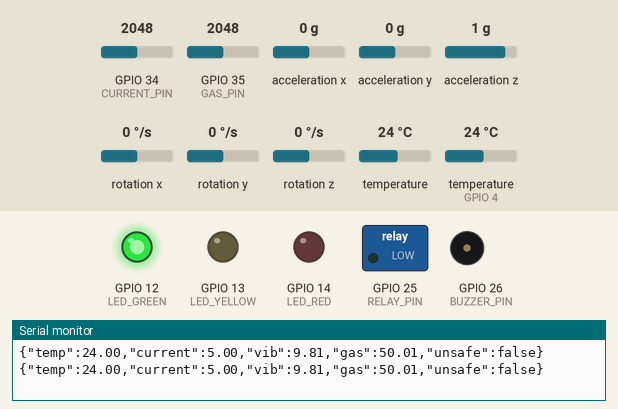
This sketch was run on a simulated ESP32. On the bench: switched loads named in the sketch (green lamp = pin HIGH), output pins drawn as LEDs (lit = HIGH), buzzer (waves = sounding, pin HIGH), the last lines printed to the serial monitor. The test bench sets the inputs (shaded band); at power-on: GPIO 35 (GAS_PIN) = 2048, GPIO 34 (CURRENT_PIN) = 2048, acceleration x 0 g, acceleration y 0 g, acceleration z 1 g, rotation x 0 °/s, rotation y 0 °/s, rotation z 0 °/s, temperature 24 °C, temperature (sensor on GPIO 4) 24 °C.

Above: at 3.3 s.
3.4 s: GPIO 35 (GAS_PIN) set to 2425
5.8 s: GPIO 35 (GAS_PIN) set to 2510
At 7.2 s:
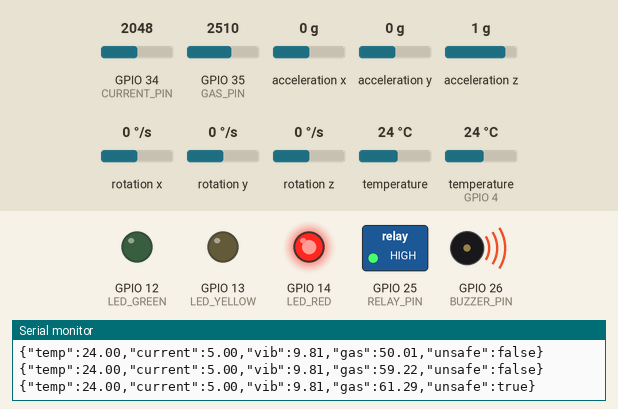
8.2 s: GPIO 35 (GAS_PIN) set to 1228
At 9.9 s:
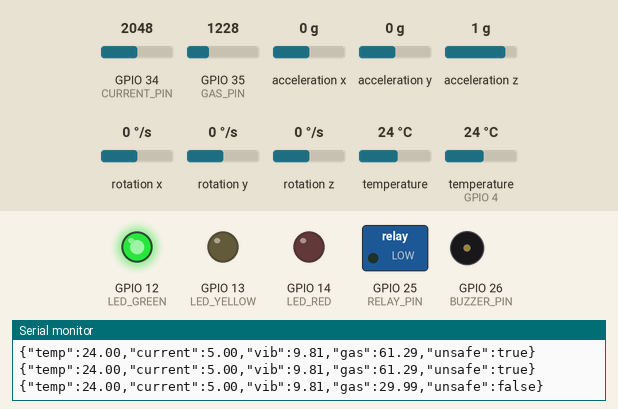
11.1 s: GPIO 35 (GAS_PIN) set to 2866
At 12.5 s:
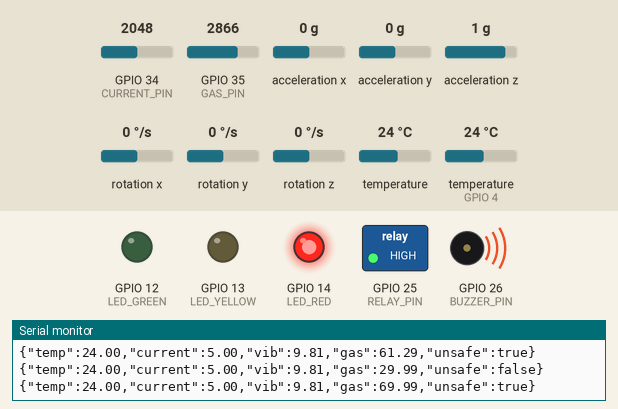
Timing chart, 0 to 14.1 s (numbered marks = the images above; inputs shaded):
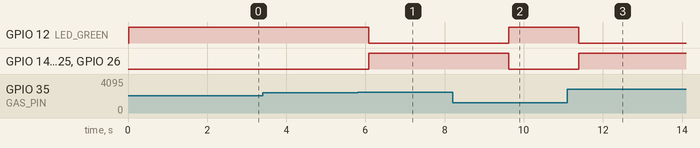

Measured:
- the behaviour switches between 2457 and 2458 on GPIO 35 (GAS_PIN) (found by bisection; images 0 and 1)
- after the input at 5.8 s, GPIO 12 (LED_GREEN): HIGH → LOW after 0.28 s; GPIO 14 (LED_RED), GPIO 25 (RELAY_PIN), GPIO 26 (BUZZER_PIN): LOW → HIGH after 0.28 s
- after the input at 8.2 s, GPIO 12 (LED_GREEN): LOW → HIGH after 1.4 s; GPIO 14 (LED_RED), GPIO 25 (RELAY_PIN), GPIO 26 (BUZZER_PIN): HIGH → LOW after 1.4 s
- after the input at 11.1 s, GPIO 12 (LED_GREEN): HIGH → LOW after 0.28 s; GPIO 14 (LED_RED), GPIO 25 (RELAY_PIN), GPIO 26 (BUZZER_PIN): LOW → HIGH after 0.28 s

The sketch:

Code_A_-_gridguard_edge.ino
```cpp
#include <OneWire.h>
#include <DallasTemperature.h>
#include <Adafruit_MPU6050.h>
#include <Adafruit_Sensor.h>
#include <Wire.h>

#define ONE_WIRE_BUS 4
#define CURRENT_PIN 34
#define GAS_PIN 35
#define RELAY_PIN 25
#define BUZZER_PIN 26
#define LED_GREEN 12
#define LED_YELLOW 13
#define LED_RED 14

OneWire oneWire(ONE_WIRE_BUS);
DallasTemperature tempSensor(&oneWire);
Adafruit_MPU6050 mpu;

bool simulatedFault = false;

void setup() {
  Serial.begin(115200);
  tempSensor.begin();
  Wire.begin();
  mpu.begin();

  pinMode(RELAY_PIN, OUTPUT);
  pinMode(BUZZER_PIN, OUTPUT);
  pinMode(LED_GREEN, OUTPUT);
  pinMode(LED_YELLOW, OUTPUT);
  pinMode(LED_RED, OUTPUT);

  digitalWrite(RELAY_PIN, LOW); // Relay NC closed (normal state)
  digitalWrite(LED_GREEN, HIGH);
}

void loop() {
  // Listen for simulation commands over USB
  if (Serial.available()) {
    String cmd = Serial.readStringUntil('\n');
    cmd.trim();
    if (cmd == "SIMULATE_FAULT") simulatedFault = true;
    if (cmd == "RESET") simulatedFault = false;
  }

  // Read sensors
  tempSensor.requestTemperatures();
  float temp = tempSensor.getTempCByIndex(0);

  int rawCurrent = analogRead(CURRENT_PIN);
  float current = (rawCurrent / 4095.0) * 10.0; // Scaled safe current reading

  int rawGas = analogRead(GAS_PIN);
  float gas = (rawGas / 4095.0) * 100.0; // Scaled gas/anomaly proxy percentage

  sensors_event_t a, g, mpuTemp;
  mpu.getEvent(&a, &g, &mpuTemp);
  float vib = sqrt(a.acceleration.x * a.acceleration.x +
                   a.acceleration.y * a.acceleration.y +
                   a.acceleration.z * a.acceleration.z);

  // Override readings if software fault inject is active
  if (simulatedFault) {
    temp = 82.5; current = 14.2; gas = 75.0; vib = 28.0;
  }

  // Independent Local Hardware Safety Path
  bool unsafe = (temp > 70.0 || current > 10.0 || gas > 60.0 || vib > 22.0);

  if (unsafe) {
    digitalWrite(RELAY_PIN, HIGH);  // Open relay to break load circuit
    digitalWrite(BUZZER_PIN, HIGH); // Sound local alarm
    digitalWrite(LED_RED, HIGH);
    digitalWrite(LED_GREEN, LOW);
  } else {
    digitalWrite(RELAY_PIN, LOW);
    digitalWrite(BUZZER_PIN, LOW);
    digitalWrite(LED_RED, LOW);
    digitalWrite(LED_GREEN, HIGH);
  }

  // Output sensor payload over USB Serial
  Serial.print("{\"temp\":"); Serial.print(temp);
  Serial.print(",\"current\":"); Serial.print(current);
  Serial.print(",\"vib\":"); Serial.print(vib);
  Serial.print(",\"gas\":"); Serial.print(gas);
  Serial.print(",\"unsafe\":"); Serial.print(unsafe ? "true" : "false");
  Serial.println("}");

  delay(1000);
}
```
